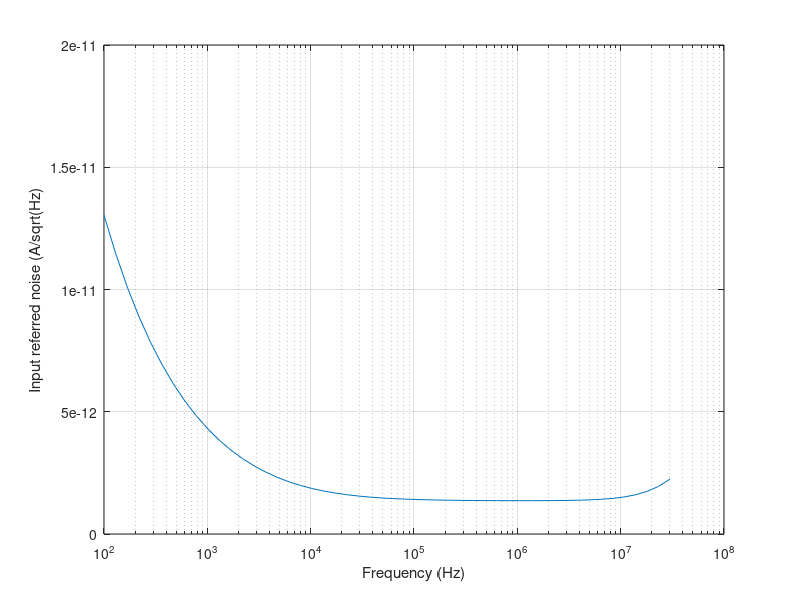

This chart was generated by the following MATLAB code:
% Calculation of input referred noise
% Exercise 1
% Author: Saul Rodriguez
% Date: 2020-01-15
%

k = 1.3805e-23
T = 300

RS = 10e3
CS = 10e-12

R1 = 100e3
R2 = 400
 
% NMOS1: W1_tot = 800.00um  L1 = 0.35um  IDS1 = 0.8000mA  VDS1 = 0.50V
%  gm1 = 15.871m
%  rds1 = 17084.86
%  cgs1 = 773.18f
%  cgd1 = 264.04f
%  cds1 = 280.63f
%  cdb1 = 789.59f
%  vgs1 = 0.4331
%  Gain1 = 271.15
%  gm_id1 = 19.84
%  Ft1 = 2435.24 MHz 

gm = 15.871e-3
Cg = 1030e-15
fc = 2e6


%%%%%%%%%%%%%%%%%%%%%%%%%%%%%%%%%%%%%%%%%%%%%%%%%%

% NMOS1: W1_tot = 100.00um  L1 = 1.00um  IDS1 = 0.1000mA  VDS1 = 0.50V
%  gm1 = 1.576m
%  rds1 = 579303.50
%  cgs1 = 478.16f
%  cgd1 = 33.11f
%  cds1 = 229.60f
%  cdb1 = 148.55f
%  vgs1 = 0.4792
%  Gain1 = 913.07
%  gm_id1 = 15.76
%  Ft1 = 490.65 MHz 
%fc = 800k

%gm = 5.0e-3
%Cg = 510e-15
%fc = 800e3


Fmin = 100
Fmax = 30e6

%f = Fmin:100:Fmax;
f = logspace(log10(Fmin),log10(Fmax));

N = length(f)

S_in = zeros(N,1);
I_in = zeros(N,1);


for i=1:N
   S_in(i) = 4*k*T*(1/RS + 1/(R1+R2) + (2/3)/gm*(1+fc/f(i))*((1/RS+ 1/(R1+R2))^2 + (2*pi*f(i))^2*(CS + Cg)^2) );

%   S_in(i) = 4*k*T*(1/RS + 1/(R1+R2)); % + (2/3)/gm*(1+fc/f(i))*((1/RS+ 1/(R1+R2))^2 + (2*pi*f(i))^2*(CS + Cg)^2) );
   I_in(i) = sqrt(S_in(i)); 
end


semilogx(f,I_in);
grid on
xlabel('Frequency (Hz)')
ylabel('Input referred noise (A/sqrt(Hz)')

Integrated_noise_2 = trapz(f,S_in')
Integrated_noise = sqrt(Integrated_noise_2)
Integrated_noise_average = sqrt((Integrated_noise_2)/(Fmax-Fmin))
